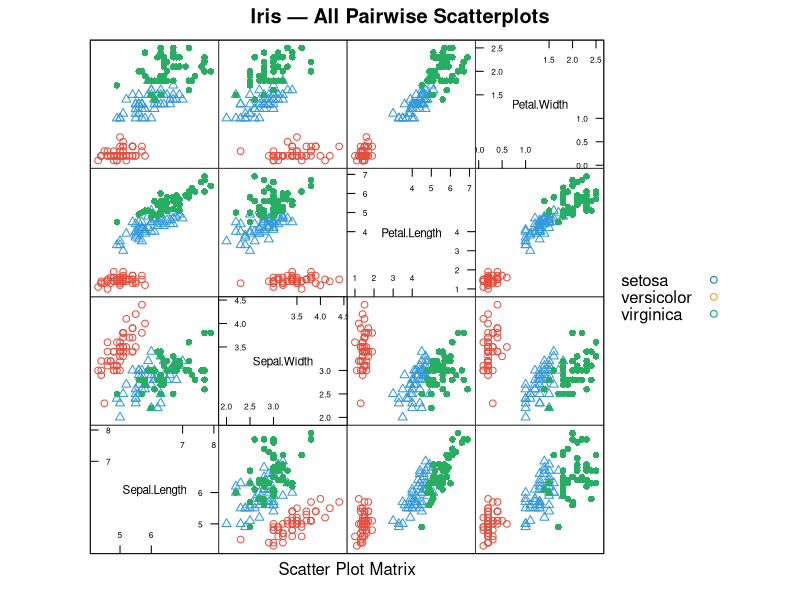
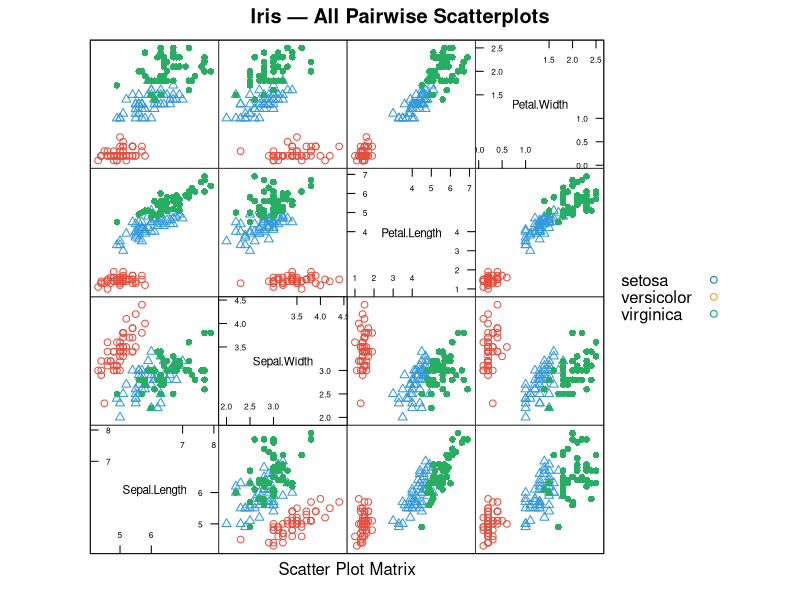

Reproduce these figures in R, in order.
library(lattice)
# # stripplot and dotplot

# xyplot(Ozone ~ Wind,
# data = airquality,
# type = c("p", "g"),
# xlab = "Wind Speed (mph)",
# ylab = "Ozone (ppb)",
# main = "Ozone vs Wind Speed in New York")

# aq <- airquality
# aq$Month<- factor(aq$Month, 
# levels = 5:9, 
# labels = c("May", "Jun", "Jul", "Aug", "Sep"))

# # Conditioned scatter — one panel per month
# xyplot(Ozone ~ Wind | Month,
# data   = aq,
# layout = c(5, 1),   # 5 cols, 1 row
# xlab   = "Wind (mph)",
# ylab   = "Ozone (ppb)",
# main   = "Ozone vs Wind by Month")

# xyplot(Ozone ~ Wind | Month, data = aq,
#   layout = c(5, 1))

#   xyplot(Ozone ~ Wind | Month, data = aq,
# layout = c(5, 1),
# scales = list(relation = "free"))
 
# xyplot(Ozone ~ Wind | Month, data = aq,
# scales = list(
#     x = list(relation = "same"),
#     y = list(relation = "free")))
 
#  xyplot(Sepal.Length ~ Petal.Length,
# data     = iris,
# groups   = Species,
# type = c("p", "g", "smooth"),
# auto.key = TRUE,  # automatic legend
# pch      = c(1, 2, 16),
# col      = c("#E74C3C","#3498DB","#2ECC71")
# )

# set.seed(10)
# x <- rnorm(100)
# f <- rep(0:1, each = 50)
# y <- x + f - f*x + rnorm(100, sd = 0.5)
# f <- factor(f, labels = c("Group 1","Group 2"))

# xyplot(y ~ x | f, layout = c(2, 1),
# panel = function(x, y, ...) {
#     panel.xyplot(x, y, ...)       # points first
#     panel.abline(h = median(y),  # median line
#       lty = 2, col = "red", lwd = 2)
# }
# )

# xyplot(y ~ x | f, layout = c(2, 1),
# panel = function(x, y, ...) {
#     panel.xyplot(x, y, ...)   # draw points
#     panel.lmline(x, y,        # regression line
#       col = "blue", lwd = 2)  # per this panel
# }
# )

# xyplot(Ozone ~ Wind | Month,
# data   = airquality,
# panel  = function(x, y, ...) {
#     panel.xyplot(x, y, ...)
#     panel.loess(x, y, span = 0.8,
#       col = "darkgreen", lwd = 2)
# }
# )

# bwplot(len ~ dose, data = ToothGrowth,
# xlab = "Dose (mg/day)",
# ylab = "Tooth Length")

# # Violin plot — replace panel function
# bwplot(len ~ dose, data = ToothGrowth,
# panel = panel.violin,
# xlab  = "Dose (mg/day)",
# ylab  = "Tooth Length")

# bwplot(len ~ supp | dose,
# data   = ToothGrowth,
# layout = c(3, 1),
# xlab   = "Supplement Type",
# ylab   = "Tooth Length")

# # Same but violin shapes
# bwplot(len ~ supp | dose,
# data   = ToothGrowth,
# layout = c(3, 1),
# panel  = panel.Violin)

splom(~iris[, 1:4], 
groups= iris$Species, 
auto.key = list(    space= "right",    columns = 1  ),
pch= c(1, 2, 16),  col         = c("#E74C3C","#3498DB","#27AE60"), 
main        = "Iris — All Pairwise Scatterplots", 
varname.cex = 0.7, # smaller font for variable names on diagonal
par.settings = list(    axis.text = list(cex = 0.5))) # smaller font for axis tick labels

#save as png
png("iris.png", width = 800, height = 600)
splom(~iris[, 1:4], 
groups= iris$Species, 
auto.key = list(    space= "right",    columns = 1  ),
pch= c(1, 2, 16),  col         = c("#E74C3C","#3498DB","#27AE60"), 
main        = "Iris — All Pairwise Scatterplots", 
varname.cex = 0.7, # smaller font for variable names on diagonal
par.settings = list(    axis.text = list(cex = 0.5))) # smaller font for axis tick labels
dev.off()
